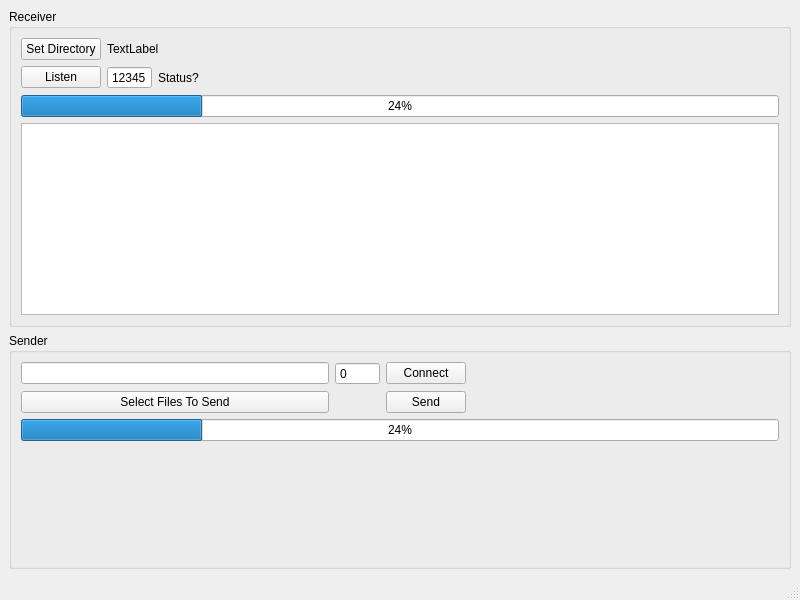
<?xml version="1.0" encoding="UTF-8"?>
<ui version="4.0">
 <class>MainWindow</class>
 <widget class="QMainWindow" name="MainWindow">
  <property name="geometry">
   <rect>
    <x>0</x>
    <y>0</y>
    <width>800</width>
    <height>600</height>
   </rect>
  </property>
  <property name="windowTitle">
   <string>MainWindow</string>
  </property>
  <widget class="QWidget" name="centralwidget">
   <layout class="QVBoxLayout" name="verticalLayout">
    <item>
     <widget class="QGroupBox" name="groupBox">
      <property name="title">
       <string>Receiver</string>
      </property>
      <layout class="QGridLayout" name="gridLayout">
       <item row="2" column="0" colspan="4">
        <widget class="QProgressBar" name="mpcReceiveProgressBar">
         <property name="value">
          <number>24</number>
         </property>
        </widget>
       </item>
       <item row="0" column="0">
        <widget class="QPushButton" name="mpcSelectDirBtn">
         <property name="text">
          <string>Set Directory</string>
         </property>
        </widget>
       </item>
       <item row="1" column="3">
        <spacer name="horizontalSpacer">
         <property name="orientation">
          <enum>Qt::Orientation::Horizontal</enum>
         </property>
         <property name="sizeHint" stdset="0">
          <size>
           <width>40</width>
           <height>20</height>
          </size>
         </property>
        </spacer>
       </item>
       <item row="1" column="2">
        <widget class="QLabel" name="mpcStatusLabel">
         <property name="text">
          <string>Status?</string>
         </property>
        </widget>
       </item>
       <item row="1" column="0">
        <widget class="QPushButton" name="mpcListenBtn">
         <property name="text">
          <string>Listen</string>
         </property>
         <property name="checkable">
          <bool>true</bool>
         </property>
        </widget>
       </item>
       <item row="1" column="1">
        <widget class="QSpinBox" name="mpcPortSb">
         <property name="buttonSymbols">
          <enum>QAbstractSpinBox::ButtonSymbols::NoButtons</enum>
         </property>
         <property name="maximum">
          <number>65535</number>
         </property>
         <property name="value">
          <number>12345</number>
         </property>
        </widget>
       </item>
       <item row="0" column="1" colspan="3">
        <widget class="QLabel" name="mpcReceivingDirLabel">
         <property name="text">
          <string>TextLabel</string>
         </property>
        </widget>
       </item>
       <item row="3" column="0" colspan="4">
        <widget class="QPlainTextEdit" name="mpcIpInfo"/>
       </item>
      </layout>
     </widget>
    </item>
    <item>
     <widget class="QGroupBox" name="groupBox_2">
      <property name="title">
       <string>Sender</string>
      </property>
      <layout class="QGridLayout" name="gridLayout_2">
       <item row="0" column="1">
        <widget class="QSpinBox" name="mpcServerPortSb">
         <property name="buttonSymbols">
          <enum>QAbstractSpinBox::ButtonSymbols::NoButtons</enum>
         </property>
         <property name="maximum">
          <number>65535</number>
         </property>
        </widget>
       </item>
       <item row="0" column="2">
        <widget class="QPushButton" name="mpcConnectBtn">
         <property name="text">
          <string>Connect</string>
         </property>
        </widget>
       </item>
       <item row="1" column="2">
        <widget class="QPushButton" name="mpcSendBtn">
         <property name="text">
          <string>Send</string>
         </property>
        </widget>
       </item>
       <item row="2" column="0" colspan="4">
        <widget class="QProgressBar" name="mpcProgressBar">
         <property name="value">
          <number>24</number>
         </property>
        </widget>
       </item>
       <item row="0" column="0">
        <widget class="QLineEdit" name="mpcServerIpLe"/>
       </item>
       <item row="1" column="0">
        <widget class="QPushButton" name="mpcFilesToSendBtn">
         <property name="text">
          <string>Select Files To Send</string>
         </property>
        </widget>
       </item>
       <item row="3" column="0">
        <spacer name="verticalSpacer">
         <property name="orientation">
          <enum>Qt::Orientation::Vertical</enum>
         </property>
         <property name="sizeHint" stdset="0">
          <size>
           <width>20</width>
           <height>40</height>
          </size>
         </property>
        </spacer>
       </item>
       <item row="1" column="3">
        <spacer name="horizontalSpacer_2">
         <property name="orientation">
          <enum>Qt::Orientation::Horizontal</enum>
         </property>
         <property name="sizeHint" stdset="0">
          <size>
           <width>40</width>
           <height>20</height>
          </size>
         </property>
        </spacer>
       </item>
       <item row="0" column="3">
        <widget class="QLabel" name="mpcConnectionStatusLabel">
         <property name="text">
          <string/>
         </property>
        </widget>
       </item>
      </layout>
     </widget>
    </item>
   </layout>
  </widget>
  <widget class="QMenuBar" name="menubar">
   <property name="geometry">
    <rect>
     <x>0</x>
     <y>0</y>
     <width>800</width>
     <height>24</height>
    </rect>
   </property>
  </widget>
  <widget class="QStatusBar" name="statusbar"/>
 </widget>
 <resources/>
 <connections/>
</ui>
